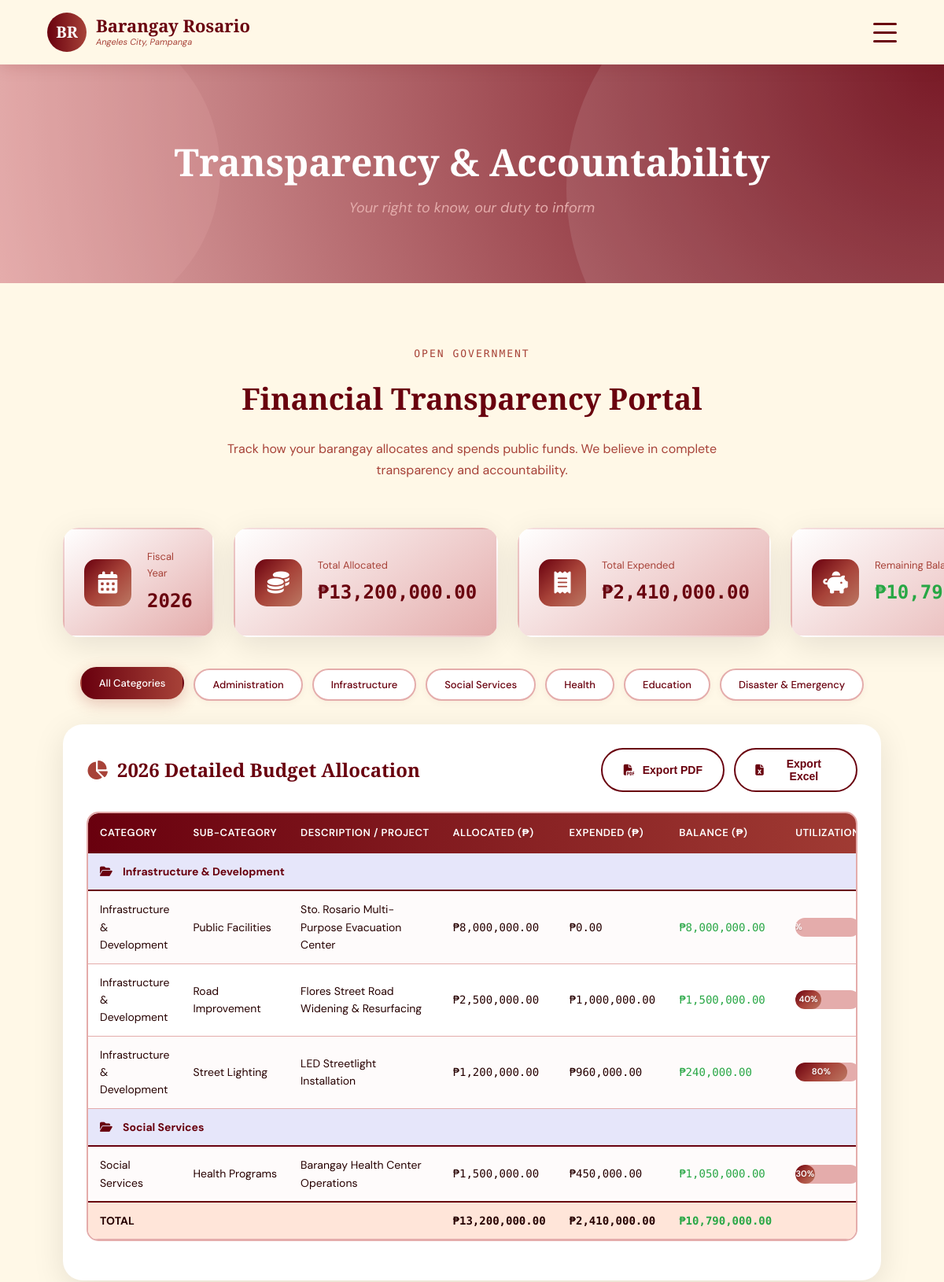
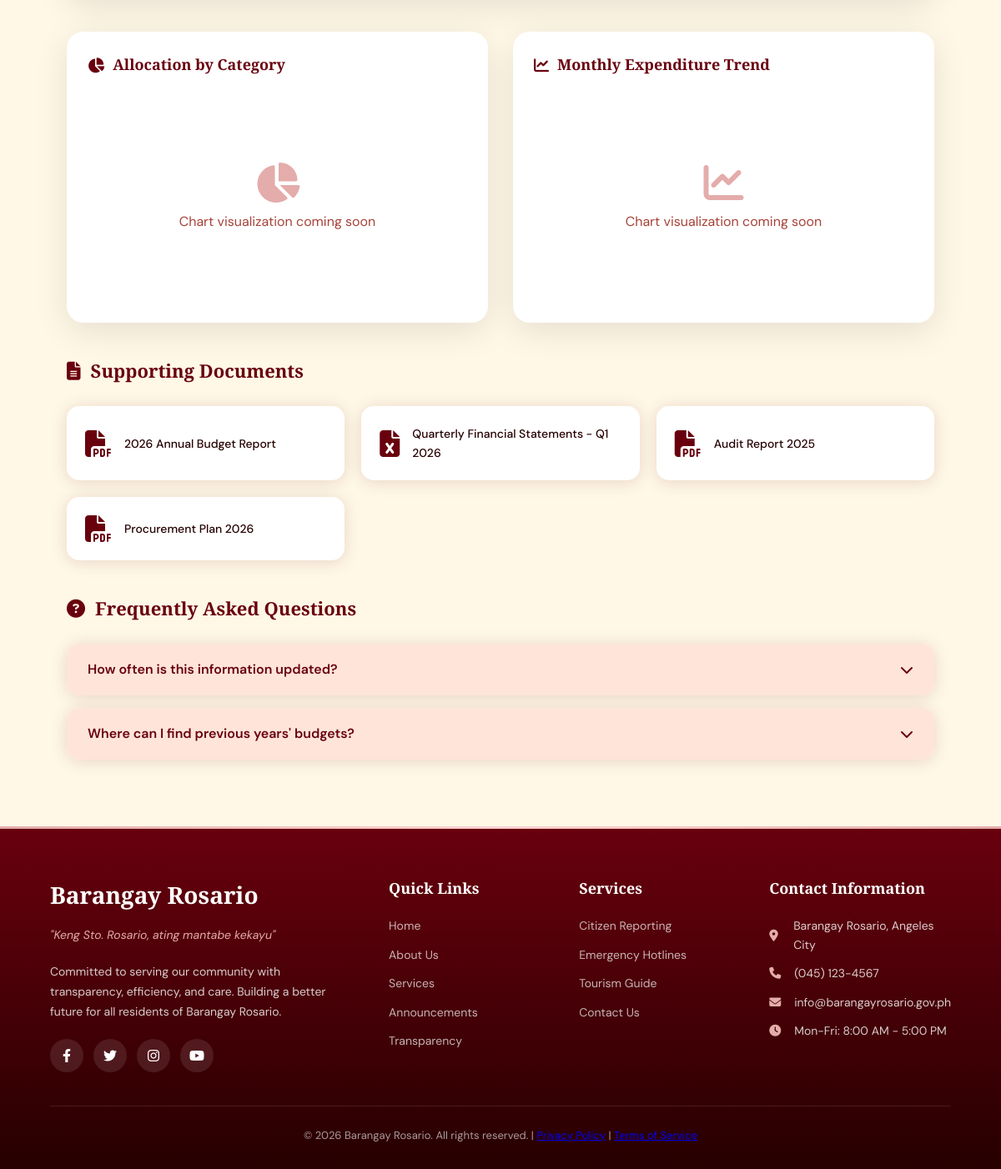
The app's page /transparency.php with its own data (2 pictures, top to bottom).
### tables this page shows
CREATE TABLE budget_items (
    budget_id INT PRIMARY KEY AUTO_INCREMENT,
    fiscal_year YEAR NOT NULL,
    category VARCHAR(100) NOT NULL,
    sub_category VARCHAR(100),
    description TEXT NOT NULL,
    allocated_amount DECIMAL(15, 2) NOT NULL,
    expended_amount DECIMAL(15, 2) DEFAULT 0.00,
    remaining_amount DECIMAL(15, 2) GENERATED ALWAYS AS (allocated_amount - expended_amount) STORED,
    project_status ENUM('Planning', 'Ongoing', 'Completed', 'On Hold', 'Cancelled') DEFAULT 'Planning',
    completion_percentage INT DEFAULT 0,
    contractor VARCHAR(255),
    implementation_period VARCHAR(100),
    document_path VARCHAR(255),
    created_at TIMESTAMP DEFAULT CURRENT_TIMESTAMP,
    updated_at TIMESTAMP DEFAULT CURRENT_TIMESTAMP ON UPDATE CURRENT_TIMESTAMP,
    INDEX idx_fiscal_year (fiscal_year),
    INDEX idx_category (category),
    INDEX idx_project_status (project_status)
);

### includes/db-connection.php (called while the page is built, shortened)
<?php
$options = [
    PDO::ATTR_ERRMODE            => PDO::ERRMODE_EXCEPTION,
    PDO::ATTR_DEFAULT_FETCH_MODE => PDO::FETCH_ASSOC,
    PDO::ATTR_EMULATE_PREPARES   => false,
];
try {
    $dsn = "mysql:host=" . DB_HOST . ";dbname=" . DB_NAME . ";charset=" . DB_CHARSET;
    $pdo = new PDO($dsn, DB_USER, DB_PASS, $options);
} catch (PDOException $e) {
    error_log("Database Connection Error: " . $e->getMessage());
    $pdo = null;
}
function dbQuery($sql, $params = []) {
    global $pdo;
    try {
        $stmt = $pdo->prepare($sql);
        $stmt->execute($params);
        return $stmt->fetchAll();
    } catch (PDOException $e) {
        error_log("Query Error: " . $e->getMessage());
        return [];
    }
}
function fetchAll($pdo, $sql, $params = []) {
    return dbQuery($sql, $params);
}
?>

### transparency.php (the view, shortened to what this page needs)
<?php
require_once 'includes/db-connection.php';
include 'includes/header.php';
$budget_items = fetchAll($pdo, "SELECT * FROM budget_items WHERE fiscal_year = 2026 ORDER BY category, sub_category");
$total_allocated = 0;
$total_expended = 0;
foreach ($budget_items as $item) {
    $total_allocated += $item['allocated_amount'];
    $total_expended += $item['expended_amount'];
}
$balance = $total_allocated - $total_expended;
?>
<div class="page-content">
    <section class="hero page-hero">
        <div class="hero-content">
            <div class="hero-text">
                <h1>Transparency & Accountability</h1>
                <p class="tagline">Your right to know, our duty to inform</p>
            </div>
        </div>
    </section>
    <section class="section">
        <div class="container">
            <div class="section-header">
                <span class="section-label">OPEN GOVERNMENT</span>
                <h2 class="section-title">Financial Transparency Portal</h2>
                <p class="section-subtitle">
                    Track how your barangay allocates and spends public funds.
                    We believe in complete transparency and accountability.
                </p>
            </div>
            <div class="budget-summary">
                <div class="summary-card">
                    <div class="summary-icon">
                        <i class="fas fa-calendar-alt"></i>
                    </div>
                    <div class="summary-content">
                        <span class="summary-label">Fiscal Year</span>
                        <span class="summary-value">2026</span>
                    </div>
                </div>
                <div class="summary-card">
                    <div class="summary-icon">
                        <i class="fas fa-coins"></i>
                    </div>
                    <div class="summary-content">
                        <span class="summary-label">Total Allocated</span>
                        <span class="summary-value">₱<?php echo number_format($total_allocated, 2); ?></span>
                    </div>
                </div>
                <div class="summary-card">
                    <div class="summary-icon">
                        <i class="fas fa-receipt"></i>
                    </div>
                    <div class="summary-content">
                        <span class="summary-label">Total Expended</span>
                        <span class="summary-value">₱<?php echo number_format($total_expended, 2); ?></span>
                    </div>
                </div>
                <div class="summary-card">
                    <div class="summary-icon">
                        <i class="fas fa-piggy-bank"></i>
                    </div>
                    <div class="summary-content">
                        <span class="summary-label">Remaining Balance</span>
                        <span class="summary-value <?php echo $balance >= 0 ? 'positive' : 'negative'; ?>">
                            ₱<?php echo number_format($balance, 2); ?>
                        </span>
                    </div>
                </div>
            </div>
            <div class="budget-filters">
                <button class="filter-btn active" data-filter="all">All Categories</button>
                <button class="filter-btn" data-filter="Administration">Administration</button>
                <button class="filter-btn" data-filter="Infrastructure">Infrastructure</button>
                <button class="filter-btn" data-filter="Social Services">Social Services</button>
                <button class="filter-btn" data-filter="Health">Health</button>
                <button class="filter-btn" data-filter="Education">Education</button>
                <button class="filter-btn" data-filter="Disaster">Disaster & Emergency</button>
            </div>
            <?php if (empty($budget_items)): ?>
                <div class="alert alert-info">
                    <i class="fas fa-info-circle"></i>
                    No budget data available for 2026. Please check back later.
                </div>
            <?php else: ?>
                <div class="budget-card">
                    <div class="budget-header">
                        <h3 class="budget-title">
                            <i class="fas fa-chart-pie"></i>
                            2026 Detailed Budget Allocation
                        </h3>
                        <div class="budget-actions">
                            <button class="btn-outline btn-small" onclick="exportToPDF()">
                                <i class="fas fa-file-pdf"></i> Export PDF
                            </button>
                            <button class="btn-outline btn-small" onclick="exportToExcel()">
                                <i class="fas fa-file-excel"></i> Export Excel
                            </button>
                        </div>
                    </div>
                    <div class="table-wrapper">
                        <table class="budget-table">
                            <thead>
                                <tr>
                                    <th>Category</th>
                                    <th>Sub-Category</th>
                                    <th>Description / Project</th>
                                    <th>Allocated (₱)</th>
                                    <th>Expended (₱)</th>
                                    <th>Balance (₱)</th>
                                    <th>Utilization</th>
                                </tr>
                            </thead>
                            <tbody>
                                <?php
                                $current_category = '';
                                foreach ($budget_items as $item):
                                    $allocated = $item['allocated_amount'];
                                    $expended = $item['expended_amount'];
                                    $item_balance = $allocated - $expended;
                                    $utilization_percent = $allocated > 0 ? round(($expended / $allocated) * 100) : 0;
                                ?>
                                    <?php if ($current_category !== $item['category']): ?>
                                        <?php $current_category = $item['category']; ?>
                                        <tr class="category-header">
                                            <td colspan="8">
                                                <i class="fas fa-folder-open"></i>
                                                <?php echo htmlspecialchars($item['category']); ?>
                                            </td>
                                        </tr>
                                    <?php endif; ?>
                                    <tr class="budget-row" data-category="<?php echo htmlspecialchars($item['category']); ?>">
                                        <td><?php echo htmlspecialchars($item['category']); ?></td>
                                        <td><?php echo htmlspecialchars($item['sub_category'] ?: '—'); ?></td>
                                        <td class="description-cell">
                                            <?php echo htmlspecialchars($item['description']); ?>
                                        </td>
                                        <td class="amount">₱<?php echo number_format($allocated, 2); ?></td>
                                        <td class="amount">₱<?php echo number_format($expended, 2); ?></td>
                                        <td class="amount <?php echo $item_balance >= 0 ? 'positive' : 'negative'; ?>">
                                            ₱<?php echo number_format($item_balance, 2); ?>
                                        </td>
                                        <td class="utilization">
                                            <div class="progress-bar-container" title="<?php echo $utilization_percent; ?>% utilized">
                                                <div class="progress-bar" style="width: <?php echo $utilization_percent; ?>%;">
                                                    <span class="progress-text"><?php echo $utilization_percent; ?>%</span>
                                                </div>
                                            </div>
                                        </td>
                                    </tr>
                                <?php endforeach; ?>
                            </tbody>
                            <tfoot>
                                <tr class="total-row">
                                    <td colspan="3"><strong>TOTAL</strong></td>
                                    <td class="amount"><strong>₱<?php echo number_format($total_allocated, 2); ?></strong></td>
                                    <td class="amount"><strong>₱<?php echo number_format($total_expended, 2); ?></strong></td>
                                    <td class="amount <?php echo $balance >= 0 ? 'positive' : 'negative'; ?>">
                                        <strong>₱<?php echo number_format($balance, 2); ?></strong>
                                    </td>
                                    <td></td>
                                </tr>
                            </tfoot>
                        </table>
                    </div>
                </div>
                <div class="charts-grid">
                    <div class="chart-card">
                        <h4 class="chart-title">
                            <i class="fas fa-chart-pie"></i>
                            Allocation by Category
                        </h4>
                        <div class="chart-container" id="allocationChart">
                            <div class="chart-placeholder">
                                <i class="fas fa-chart-pie"></i>
                                <p>Chart visualization coming soon</p>
                            </div>
                        </div>
                    </div>
                    <div class="chart-card">
                        <h4 class="chart-title">
                            <i class="fas fa-chart-line"></i>
                            Monthly Expenditure Trend
                        </h4>
                        <div class="chart-container" id="trendChart">
                            <div class="chart-placeholder">
                                <i class="fas fa-chart-line"></i>
                                <p>Chart visualization coming soon</p>
                            </div>
                        </div>
                    </div>
                </div>
            <?php endif; ?>
            <div class="documents-section">
                <h3 class="documents-title">
                    <i class="fas fa-file-alt"></i>
                    Supporting Documents
                </h3>
                <div class="documents-grid">
                    <a href="#" class="document-card">
                        <i class="fas fa-file-pdf"></i>
                        <span>2026 Annual Budget Report</span>
                    </a>
                    <a href="#" class="document-card">
                        <i class="fas fa-file-excel"></i>
                        <span>Quarterly Financial Statements - Q1 2026</span>
                    </a>
                    <a href="#" class="document-card">
                        <i class="fas fa-file-pdf"></i>
                        <span>Audit Report 2025</span>
                    </a>
                    <a href="#" class="document-card">
                        <i class="fas fa-file-pdf"></i>
                        <span>Procurement Plan 2026</span>
                    </a>
                </div>
            </div>
            <div class="faq-section">
                <h3 class="faq-title">
                    <i class="fas fa-question-circle"></i>
                    Frequently Asked Questions
                </h3>
                <div class="faq-grid">
                    <div class="faq-item">
                        <div class="faq-question" onclick="toggleFAQ(this)">
                            <span>How often is this information updated?</span>
                            <i class="fas fa-chevron-down"></i>
                        </div>
                    </div>
                    <div class="faq-item">
                        <div class="faq-question" onclick="toggleFAQ(this)">
                            <span>Where can I find previous years' budgets?</span>
                            <i class="fas fa-chevron-down"></i>
                        </div>
                    </div>
                </div>
            </div>
        </div>
    </section>
</div>
<?php include 'includes/footer.php'; ?>

### records on screen
budget_items: category "Infrastructure & Development", sub_category "Public Facilities", description "Sto. Rosario Multi-Purpose Evacuation Center", allocated_amount "8,000,000.00", expended_amount "0.00", item_balance "8,000,000.00"
budget_items: category "Infrastructure & Development", sub_category "Road Improvement", description "Flores Street Road Widening & Resurfacing", allocated_amount "2,500,000.00", expended_amount "1,000,000.00", item_balance "1,500,000.00", utilization_percent "40"
budget_items: category "Infrastructure & Development", sub_category "Street Lighting", description "LED Streetlight Installation", allocated_amount "1,200,000.00", expended_amount "960,000.00", item_balance "240,000.00", utilization_percent "80"
budget_items: category "Social Services", sub_category "Health Programs", description "Barangay Health Center Operations", allocated_amount "1,500,000.00", expended_amount "450,000.00", item_balance "1,050,000.00", utilization_percent "30"

### other values on screen
$total_allocated "13,200,000.00"
$total_expended "2,410,000.00"
$balance "10,790,000.00"
